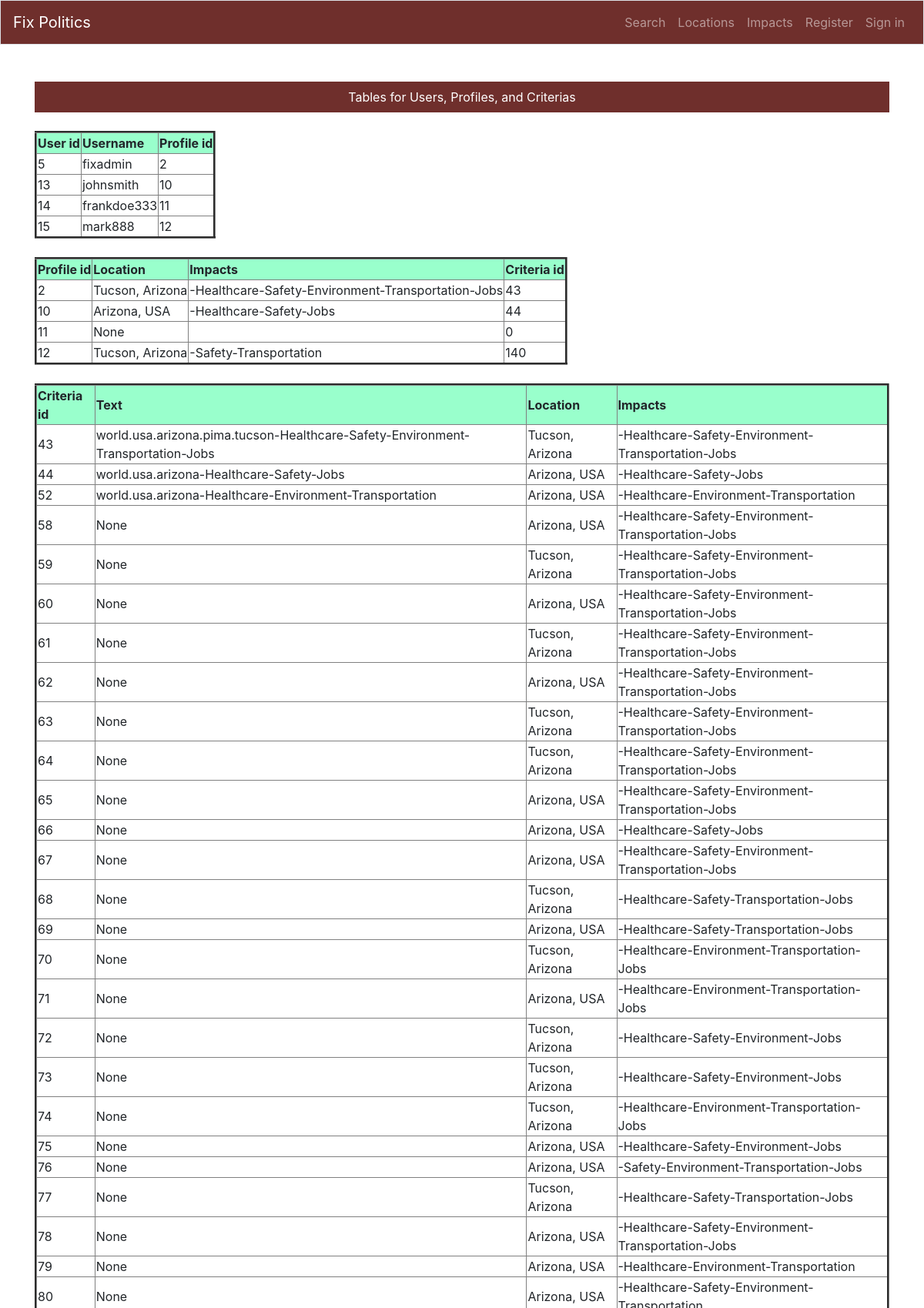
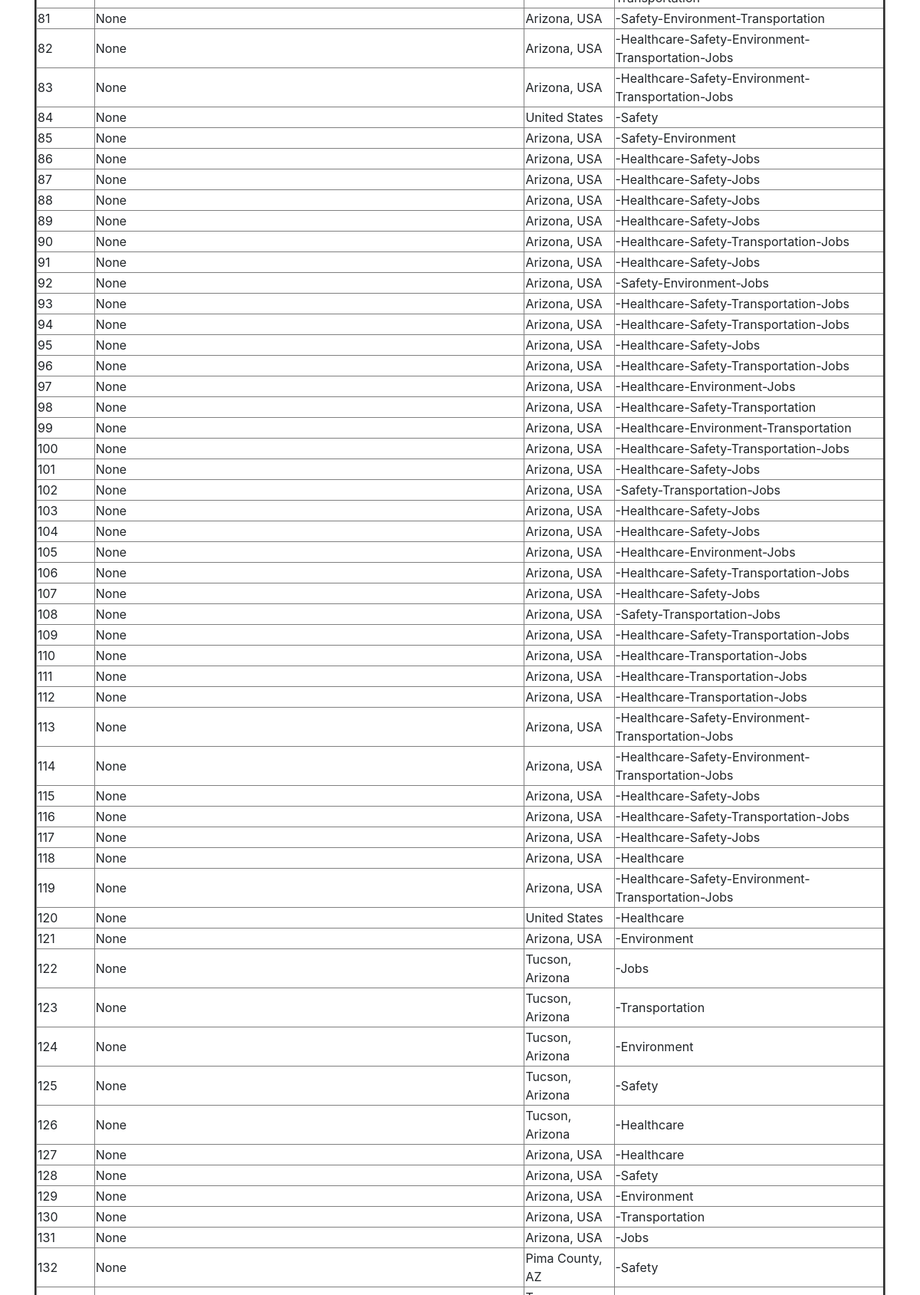
/criterias/ (upper part), run on the app's committed database (2 pictures, top to bottom).
### users/models.py (models this page shows, shortened)
class Profile(models.Model):
    class Meta:
        app_label = 'users'
    user = models.OneToOneField(User, on_delete=models.CASCADE,
        related_name='profile')
    location = models.ForeignKey('fixpol.Location', null=True,
        related_name='profiles', on_delete=models.SET_NULL)
    impacts = models.ManyToManyField(Impact)
    criteria = models.ForeignKey('fixpol.Criteria', null=True,
        related_name='profiles', on_delete=models.SET_NULL)

### fixpol/models.py (models this page shows, shortened)
class Location(models.Model):
    class Meta:
        app_label = 'fixpol'
    desc = models.CharField(max_length=80)
    shortname = models.CharField(max_length=20)
    hierarchy = models.CharField(max_length=200,unique=True)
    govlevel = models.CharField(max_length=80)
    parent = models.ForeignKey('self', null=True,
            related_name='locations', on_delete=models.PROTECT)
    date_added = models.DateTimeField(auto_now_add=True)
    def __str__(self):
        return self.desc

class Criteria(models.Model):
    class Meta:
        app_label = 'fixpol'
        verbose_name_plural = "criteria"  # plural of criteria
    text = models.CharField(max_length=200, unique=True, null=True, blank=True)
    location = models.ForeignKey('fixpol.Location', null=True,
        related_name='criteria', on_delete=models.CASCADE)
    impacts = models.ManyToManyField(Impact)

### fixpol/views.py (the view)
# urls.py: path('criterias/', views.criterias, name='criterias'),
def criterias(request):
    users = User.objects.order_by('id')
    profiles = Profile.objects.order_by('id')
    prof = []
    for profile in profiles:
        impact_string2 = impact_seq(profile.impacts.all())
        prof.append([profile.id, profile.location,
                    impact_string2, zero_if_none(profile.criteria)])
    criterias = Criteria.objects.order_by('id')
    crit = []
    for criteria in criterias:
        impact_string3 = impact_seq(criteria.impacts.all())
        crit.append([criteria.id, criteria.text,
                    criteria.location, impact_string3])
    context = { 'users': users,
                'prof': prof,
                'crit': crit}
    return render(request, 'criterias.html', context)

### fixpol/models.py (called while the page is built)
def impact_seq(impact_list):
    impact_string = ''
    connector = '-'
    for impact in impact_list:
        impact_string += connector + impact.text.strip()
    return impact_string

### fixpol/views.py (called while the page is built)
def zero_if_none(item):
    result_id = 0
    if item:
        result_id = item.id
    return result_id

### fixpol/templates/criterias.html
{% extends "base.html" %}
{% block page_header %}
Tables for Users, Profiles, and Criterias
{% endblock page_header %}
{% block content %}
<div class="page-content">
    <div class="page-content-standard">
<table border="3">
    <tr bgcolor="#99FFCC">
        <th>User id</th>
        <th>Username</th>
        <th>Profile id</th>
    </tr>
    {% for user in users %}
    <tr>
        <td>{{ user.id }}</td>
        <td>{{ user.username }}</td>
        <td>{{ user.profile.id }}</td>
    </tr>
    {% empty %}
    <tr>
        <td colspan="3">this table is empty</td>
    </tr>
    {% endfor %}
</table>
<br>
<table border="3">
    <tr bgcolor="#99FFCC">
        <th>Profile id</th>
        <th>Location</th>
        <th>Impacts</th>
        <th>Criteria id</th>
    </tr>
    {% for profile in prof %}
    <tr>
        <td>{{ profile.0 }}</td>
        <td>{{ profile.1 }}</td>
        <td>{{ profile.2 }}</td>
        <td>{{ profile.3 }}</td>
    </tr>
    {% empty %}
    <tr>
        <td colspan="4">this table is empty</td>
    </tr>
    {% endfor %}
</table>
<br>
<table border="3">
    <tr bgcolor="#99FFCC">
        <th>Criteria id</th>
        <th>Text</th>
        <th>Location</th>
        <th>Impacts</th>
    </tr>
    {% for criteria in crit %}
    <tr>
        <td>{{ criteria.0 }}</td>
        <td>{{ criteria.1 }}</td>
        <td>{{ criteria.2 }}</td>
        <td>{{ criteria.3 }}</td>
    </tr>
    {% empty %}
    <tr>
        <td colspan="3">this table is empty</td>
    </tr>
    {% endfor %}
</table>
    </div>
</div>
{% endblock content %}

### fixpol/templates/base.html (shortened to what this page needs)
{% load bootstrap4 %}
<!doctype html>
<html lang="en">
<head>
{% bootstrap_css %}
</head>
<body>
<nav class="navbar navbar-expand-md navbar-dark bg-company-red mb-5 border">
<a class="navbar-brand" href="{% url 'fixpol:index' %}">
           Fix Politics
</a>
<div class="collapse navbar-collapse justify-content-end" id="navbarCollapse">
<ul class="navbar-nav text-right">
    <li class="nav-item">
    <a class="nav-link" href="{% url 'fixpol:search' %}">
               Search</a></li>
    <li class="nav-item">
    <a class="nav-link" href="{% url 'fixpol:locations' %}">
               Locations</a></li>
    <li class="nav-item">
    <a class="nav-link" href="{% url 'fixpol:impacts' %}">
               Impacts</a></li>
{% if user.is_authenticated %}
<li class="nav-item">
<span class="nav-link active">Hello, {{ user.username }}.</span>
</li>
<li class="nav-item">
    <a class="nav-link" href="{% url 'users:profile' %}">Profile</a>
</li>
<li class="nav-item">
    <a class="nav-link" href="{% url 'users:logout' %}">Sign out</a>
</li>
{% else %}
<li class="nav-item">
    <a class="nav-link" href="{% url 'users:register' %}">Register</a>
</li>
<li class="nav-item">
    <a class="nav-link" href="{% url 'users:login' %}">Sign in</a></li>
{% endif %}
</ul>
</div>
</nav>
<main role="main" class="container">
<div class="m-0 mb-4 pl-5 pr-5 pt-2 pb-2 text-center bg-company-red">
       {% block page_header %}{% endblock page_header %}
       </div>
<div>
       {% block content %}{% endblock content %}
       </div>
</main>
</body>
</html>

### fixpol/templates/base.html (style rules this page uses)
.bg-company-red { background-color: #6F2F2C !important; color: #ffffff; }

### data on the page
Location: profile "2", desc "Tucson, Arizona", profile "-Healthcare-Safety-Environment-Transportation-Jobs", profile "43", profile "12", profile "-Safety-Transportation", profile "140", criteria "43", text "world.usa.arizona.pima.tucson-Healthcare-Safety-Environment-Transportation-Jobs", criteria "-Healthcare-Safety-Environment-Transportation-Jobs", criteria "59", criteria "None", criteria "61", criteria "63", criteria "64", criteria "68", criteria "-Healthcare-Safety-Transportation-Jobs", criteria "70", criteria "-Healthcare-Environment-Transportation-Jobs", criteria "72", criteria "-Healthcare-Safety-Environment-Jobs", criteria "73", criteria "74", criteria "77", criteria "122", criteria "-Jobs", criteria "123", criteria "-Transportation", criteria "124", criteria "-Environment", criteria "125", criteria "-Safety", criteria "126", criteria "-Healthcare"
Location: profile "10", desc "Arizona, USA", profile "-Healthcare-Safety-Jobs", profile "44", criteria "44", text "world.usa.arizona-Healthcare-Safety-Jobs", criteria "-Healthcare-Safety-Jobs", criteria "52", text "world.usa.arizona-Healthcare-Environment-Transportation", criteria "-Healthcare-Environment-Transportation", criteria "58", criteria "None", criteria "-Healthcare-Safety-Environment-Transportation-Jobs", criteria "60", criteria "62", criteria "65", criteria "66", criteria "67", criteria "69", criteria "-Healthcare-Safety-Transportation-Jobs", criteria "71", criteria "-Healthcare-Environment-Transportation-Jobs", criteria "75", criteria "-Healthcare-Safety-Environment-Jobs", criteria "76", criteria "-Safety-Environment-Transportation-Jobs", criteria "78", criteria "79", criteria "80", criteria "-Healthcare-Safety-Environment-Transportation", criteria "81", criteria "-Safety-Environment-Transportation", criteria "82", criteria "83", criteria "85", criteria "-Safety-Environment", criteria "86", criteria "87", criteria "88", criteria "89", criteria "90", criteria "91", criteria "92", criteria "-Safety-Environment-Jobs", criteria "93", criteria "94", criteria "95", criteria "96", criteria "97", criteria "-Healthcare-Environment-Jobs", criteria "98", criteria "-Healthcare-Safety-Transportation", criteria "99", criteria "100", criteria "101", criteria "102", criteria "-Safety-Transportation-Jobs", criteria "103", criteria "104", criteria "105", criteria "106", criteria "107", criteria "108", criteria "109", criteria "110", criteria "-Healthcare-Transportation-Jobs", criteria "111", criteria "112", criteria "113", criteria "114", criteria "115", criteria "116", criteria "117", criteria "118", criteria "-Healthcare", criteria "119", criteria "121", criteria "-Environment", criteria "127", criteria "128", criteria "-Safety", criteria "129", criteria "130", criteria "-Transportation", criteria "131", criteria "-Jobs"
Location: criteria "84", criteria "None", desc "United States", criteria "-Safety", criteria "120", criteria "-Healthcare"
Location: criteria "132", criteria "None", desc "Pima County, AZ", criteria "-Safety"

### other printed values
{{ user.id }} "5"
{{ user.username }} "fixadmin"
{{ user.profile.id }} "2"
{{ user.id }} "13"
{{ user.username }} "johnsmith"
{{ user.profile.id }} "10"
{{ user.id }} "14"
{{ user.username }} "frankdoe333"
{{ user.profile.id }} "11"
{{ user.id }} "15"
{{ user.username }} "mark888"
{{ user.profile.id }} "12"
{{ profile.0 }} "11"
{{ profile.1 }} "None"
{{ profile.3 }} "0"
